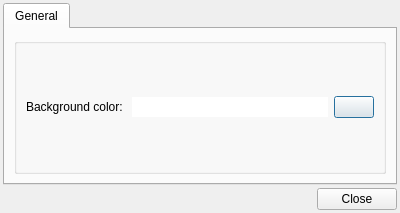
<?xml version="1.0" encoding="UTF-8"?>
<ui version="4.0">
 <class>config_dialog</class>
 <widget class="QDialog" name="config_dialog">
  <property name="windowModality">
   <enum>Qt::ApplicationModal</enum>
  </property>
  <property name="geometry">
   <rect>
    <x>0</x>
    <y>0</y>
    <width>400</width>
    <height>213</height>
   </rect>
  </property>
  <property name="windowTitle">
   <string>Pynocchio Preferences</string>
  </property>
  <property name="windowIcon">
   <iconset resource="../rsc/main_window_view.qrc">
    <normaloff>:/icons/pynocchio_icon.png</normaloff>:/icons/pynocchio_icon.png</iconset>
  </property>
  <layout class="QVBoxLayout" name="verticalLayout_3">
   <property name="spacing">
    <number>3</number>
   </property>
   <property name="margin">
    <number>3</number>
   </property>
   <item>
    <widget class="QTabWidget" name="tabWidget">
     <property name="currentIndex">
      <number>0</number>
     </property>
     <widget class="QWidget" name="tab">
      <attribute name="title">
       <string>General</string>
      </attribute>
      <layout class="QVBoxLayout" name="verticalLayout_4">
       <item>
        <widget class="QGroupBox" name="groupBox">
         <property name="title">
          <string/>
         </property>
         <layout class="QVBoxLayout" name="verticalLayout">
          <item>
           <layout class="QHBoxLayout" name="horizontalLayout">
            <item>
             <widget class="QLabel" name="label">
              <property name="text">
               <string>&lt;html&gt;&lt;head/&gt;&lt;body&gt;&lt;p&gt;Background color: &lt;/p&gt;&lt;/body&gt;&lt;/html&gt;</string>
              </property>
             </widget>
            </item>
            <item>
             <widget class="ColorLine" name="line_edit_color">
              <property name="enabled">
               <bool>true</bool>
              </property>
              <property name="sizePolicy">
               <sizepolicy hsizetype="Expanding" vsizetype="Fixed">
                <horstretch>0</horstretch>
                <verstretch>0</verstretch>
               </sizepolicy>
              </property>
              <property name="autoFillBackground">
               <bool>true</bool>
              </property>
              <property name="frame">
               <bool>false</bool>
              </property>
              <property name="readOnly">
               <bool>true</bool>
              </property>
             </widget>
            </item>
            <item>
             <widget class="QPushButton" name="background_color_button">
              <property name="icon">
               <iconset resource="../rsc/main_window_view.qrc">
                <normaloff>:/icons/elementary3-icon-theme/categories/48/applications-painting.svg</normaloff>:/icons/elementary3-icon-theme/categories/48/applications-painting.svg</iconset>
              </property>
             </widget>
            </item>
           </layout>
          </item>
         </layout>
        </widget>
       </item>
      </layout>
     </widget>
    </widget>
   </item>
   <item>
    <layout class="QHBoxLayout" name="horizontalLayout_2">
     <item>
      <spacer name="horizontalSpacer_2">
       <property name="orientation">
        <enum>Qt::Horizontal</enum>
       </property>
       <property name="sizeHint" stdset="0">
        <size>
         <width>40</width>
         <height>20</height>
        </size>
       </property>
      </spacer>
     </item>
     <item>
      <widget class="QPushButton" name="close_button">
       <property name="text">
        <string>Close</string>
       </property>
       <property name="icon">
        <iconset resource="../rsc/main_window_view.qrc">
         <normaloff>:/icons/elementary3-icon-theme/actions/48/dialog-cancel.svg</normaloff>:/icons/elementary3-icon-theme/actions/48/dialog-cancel.svg</iconset>
       </property>
      </widget>
     </item>
    </layout>
   </item>
  </layout>
 </widget>
 <customwidgets>
  <customwidget>
   <class>ColorLine</class>
   <extends>QLineEdit</extends>
   <header location="global">lib/color_line.h</header>
  </customwidget>
 </customwidgets>
 <resources>
  <include location="../rsc/main_window_view.qrc"/>
 </resources>
 <connections>
  <connection>
   <sender>close_button</sender>
   <signal>clicked()</signal>
   <receiver>config_dialog</receiver>
   <slot>close()</slot>
   <hints>
    <hint type="sourcelabel">
     <x>347</x>
     <y>276</y>
    </hint>
    <hint type="destinationlabel">
     <x>199</x>
     <y>149</y>
    </hint>
   </hints>
  </connection>
 </connections>
</ui>
